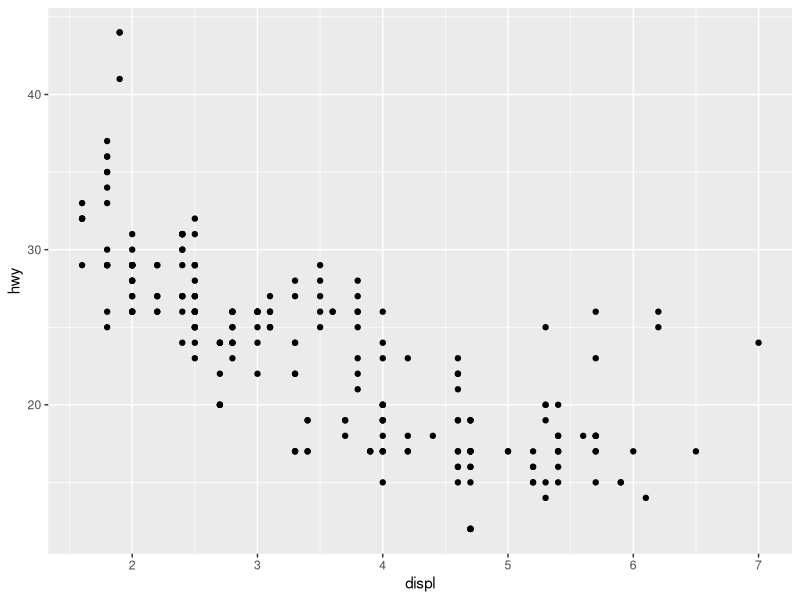

Write the R code that produced this figure.
## ---- chunk 1

library(ggplot2)
ggplot(mpg, aes(x=displ, y=hwy)) + geom_point()

